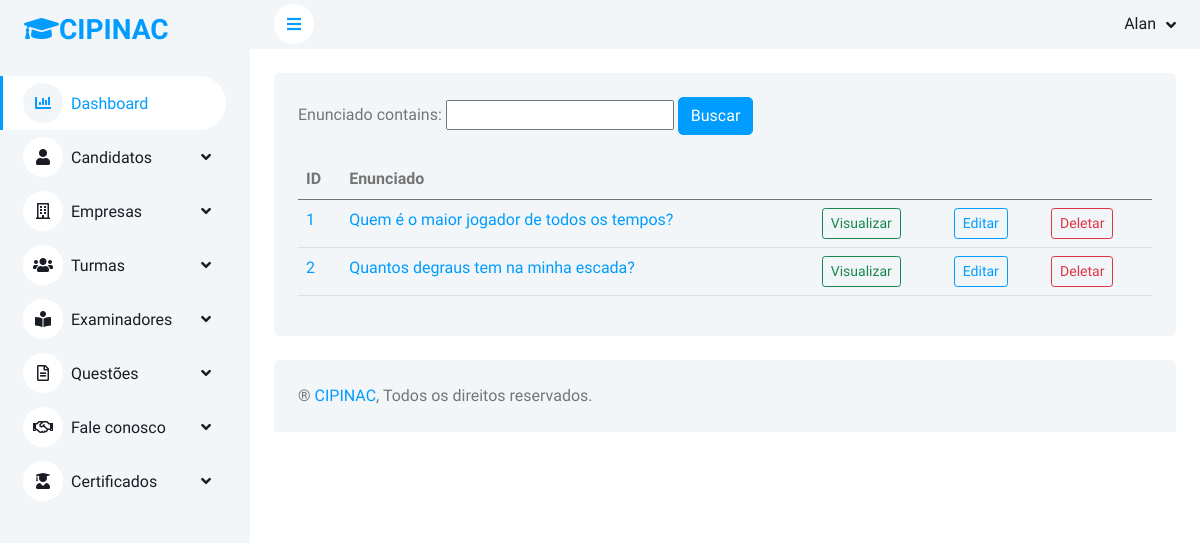
The app's page /buscar/questao (signed in) with its own data.
### alunos/models.py (models this page shows, shortened)
class Questao(models.Model):
    NIVEL =  (
        ("Fácil", "Fácil"),
        ("Difícil", "Difícil"),
    )
    CORRETA =  (
        ("A", "A"),
        ("B", "B"),
        ("C", "C"),
        ("D", "D"),
    )
    enunciado = models.TextField()
    imagem = models.ImageField(null=True, blank=True, upload_to='imagens_questoes/')
    categoria = models.ForeignKey(Categoria_questao, null=True, blank=True, on_delete=models.SET_NULL)
    nivel = models.CharField(max_length=50, choices=NIVEL)
    a = models.CharField(max_length=100)
    b = models.CharField(max_length=100)
    c = models.CharField(max_length=100)
    d = models.CharField(max_length=100)
    resposta_correta = models.CharField(max_length=50, choices=CORRETA)

### alunos/views.py (the view)
# urls.py: path('buscar/questao',views.view_questao, name="view_questao"),
@login_required(login_url='index')
def view_questao(request):
    object_list = Questao.objects.all()
    questao_list = QuestaoFilter(request.GET, queryset=object_list)
    context = {
        'object_list': object_list,
        'filter': questao_list,
    }
    return render(request, 'view-questao.html', context)

### templates/view-questao.html (shortened to what this page needs)
{% extends 'base.html' %}
{% load widget_tweaks %}
{% load static %}
{% block content %}
                    <div class="container-fluid pt-4 px-4">
                        <div class="bg-light rounded h-100 p-4">
                            <form method="get">
                                {{filter.form}}
                                <input type="submit"  class="btn btn-primary" value="Buscar">
                            </form></br>
                        <div class="table-responsive">
                    <table class="table">
                    <thead>
                        <tr>
                            <th>ID</th>
                            <th>Enunciado</th>
                            <th></th>
                            <th></th>
                            <th></th>
                        </tr>
                    </thead>
                    <tbody>
                        {% for questao in filter.qs %}
                        <tr>
                            <td>
                                <a href="">
                                    {{questao.id}}
                                </a>
                            </td>
                                <td>
                                    <a href="">
                                        {{questao.enunciado}}
                                    </a>
                                </td>
                            <td>
                                <a href="{% url 'visualizar_questao' questao.id %}">
                                    <input type="submit" class="btn btn-outline-success btn-sm" value="Visualizar">
                                </a>
                            </td>
                            <td>
                                <a href="{% url 'update_questao' questao.id %}">
                                    <input type="submit" class="btn btn-outline-primary btn-sm" value="Editar">
                                </a>
                            </td>
                            <td>
                                <a href="{% url 'delete_questao' questao.id %}">
                                    <input type="submit" class="btn btn-outline-danger btn-sm" value="Deletar">
                                </a>
                            </td>
                        </tr>
                        {% endfor %}
                    </tbody>
                </table>
                         </div>
                     </div>
                 </div>
{% endblock %}

### templates/base.html (shortened to what this page needs)
{% load static %}
<!DOCTYPE html>
<html lang="pt-br">
<head>
    <link href="https://cdnjs.cloudflare.com/ajax/libs/font-awesome/5.10.0/css/all.min.css" rel="stylesheet">
    <link href="https://cdn.jsdelivr.net/npm/bootstrap-icons@1.4.1/font/bootstrap-icons.css" rel="stylesheet">
    <link href="{% static 'assets/css/bootstrap.min.css' %}" rel="stylesheet">
    <link href="{% static 'assets/css/style.css' %}" rel="stylesheet">
</head>
<body>
    <div class="container-xxl position-relative bg-white d-flex p-0">
        <div class="sidebar pe-4 pb-3">
            <nav class="navbar bg-light navbar-light">
                <a href="{% url 'index' %}" class="navbar-brand mx-4 mb-3">
                    <h3 class="text-primary"><i class="fa fa-graduation-cap"></i>CIPINAC</h3>
                </a>
                <div class="navbar-nav w-100">
                    <a href="{% url 'dashboard' %}" class="nav-item nav-link active"><i class="fa fa-chart-bar me-2"></i>Dashboard</a>
                    <div class="nav-item dropdown">
                        <a href="#" class="nav-link dropdown-toggle" data-bs-toggle="dropdown"><i class="fa fa-user me-2"></i>Candidatos</a>
                    </div>
                    <div class="nav-item dropdown">
                        <a href="#" class="nav-link dropdown-toggle" data-bs-toggle="dropdown"><i class="far fa-building me-2"></i>Empresas</a>
                    <div class="nav-item dropdown">
                        <a href="#" class="nav-link dropdown-toggle" data-bs-toggle="dropdown"><i class="far fas fa-users me-2"></i>Turmas</a>
                    </div>
                    <div class="nav-item dropdown">
                        <a href="#" class="nav-link dropdown-toggle" data-bs-toggle="dropdown"><i class="far fas fa-book-reader me-2"></i>Examinadores</a>
                    </div>
                    <div class="nav-item dropdown">
                        <a href="#" class="nav-link dropdown-toggle" data-bs-toggle="dropdown"><i class="far fa-file-alt me-2"></i>Questões</a>
                    </div>
                    <div class="nav-item dropdown">
                        <a href="#" class="nav-link dropdown-toggle" data-bs-toggle="dropdown"><i class="far far fa-handshake me-2"></i>Fale conosco</a>
                    </div>
                    <div class="nav-item dropdown">
                        <a href="#" class="nav-link dropdown-toggle" data-bs-toggle="dropdown"><i class="far far fas fa-user-graduate me-2"></i>Certificados</a>
                    </div>
                </div>
            </nav>
        </div>
        <div class="content">
            <nav class="navbar navbar-expand bg-light navbar-light sticky-top px-4 py-0">
                <a href="#" class="sidebar-toggler flex-shrink-0">
                    <i class="fa fa-bars"></i>
                </a>
                <div class="navbar-nav align-items-center ms-auto">
                    <div class="nav-item dropdown">
                        <a href="#" class="nav-link dropdown-toggle" data-bs-toggle="dropdown">
                            <span class="d-none d-lg-inline-flex">{{request.user.first_name}}</span>
                        </a>
                    </div>
                </div>
            </nav>
                    {% block content %}{% endblock %}
            <div class="container-fluid pt-4 px-4">
                <div class="bg-light rounded-top p-4">
                    <div class="row">
                        <div class="col-12 col-sm-6 text-center text-sm-start">
                            ® <a href="#">CIPINAC</a>, Todos os direitos reservados.
                        </div>
                    </div>
                </div>
            </div>
        </div>
    </div>
</body>
</html>

### static/assets/css/style.css (style rules this page uses)
:root { --primary: #009CFF; --light: #F3F6F9; --dark: #191C24; }
.btn { transition: .5s; }
.btn.btn-primary { color: #FFFFFF; }
.sidebar { position: fixed; top: 0; left: 0; bottom: 0; width: 250px; height: 100vh; overflow-y: auto; background: var(--light); transition: 0.5s; z-index: 999; }
.content { margin-left: 250px; min-height: 100vh; background: #FFFFFF; transition: 0.5s; }
@media (min-width: 992px) { .sidebar { margin-left: 0; } }
@media (min-width: 992px) { .content { width: calc(100% - 250px); } }
.sidebar .navbar .navbar-nav .nav-link { padding: 7px 20px; color: var(--dark); font-weight: 500; border-left: 3px solid var(--light); border-radius: 0 30px 30px 0; outline: none; }
.sidebar .navbar .navbar-nav .nav-link:hover, .sidebar .navbar .navbar-nav .nav-link.active { color: var(--primary); background: #FFFFFF; border-color: var(--primary); }
.sidebar .navbar .navbar-nav .nav-link i { width: 40px; height: 40px; display: inline-flex; align-items: center; justify-content: center; background: #FFFFFF; border-radius: 40px; }
.sidebar .navbar .navbar-nav .nav-link:hover i, .sidebar .navbar .navbar-nav .nav-link.active i { background: var(--light); }
.sidebar .navbar .dropdown-toggle::after { position: absolute; top: 15px; right: 15px; border: none; content: "\f107"; font-family: "Font Awesome 5 Free"; font-weight: 900; transition: .5s; }
.content .navbar .navbar-nav .nav-link { margin-left: 25px; padding: 12px 0; color: var(--dark); outline: none; }
.content .navbar .sidebar-toggler, .content .navbar .navbar-nav .nav-link i { width: 40px; height: 40px; display: inline-flex; align-items: center; justify-content: center; background: #FFFFFF; border-radius: 40px; }
.content .navbar .dropdown-toggle::after { margin-left: 6px; vertical-align: middle; border: none; content: "\f107"; font-family: "Font Awesome 5 Free"; font-weight: 900; transition: .5s; }

### records on screen
Questao: id "1", enunciado "Quem é o maior jogador de todos os tempos?"
Questao: id "2", enunciado "Quantos degraus tem na minha escada?"

### other values on screen
{{ request.user.first_name }} "Alan"
